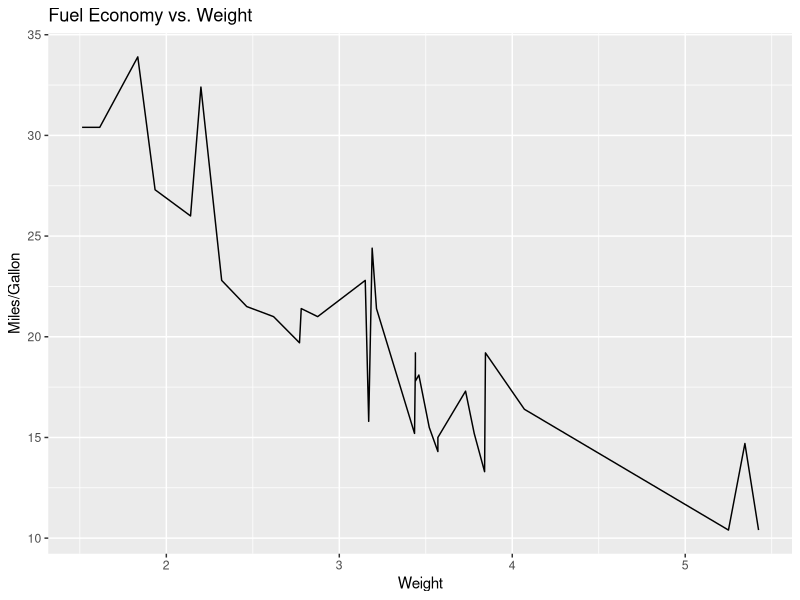
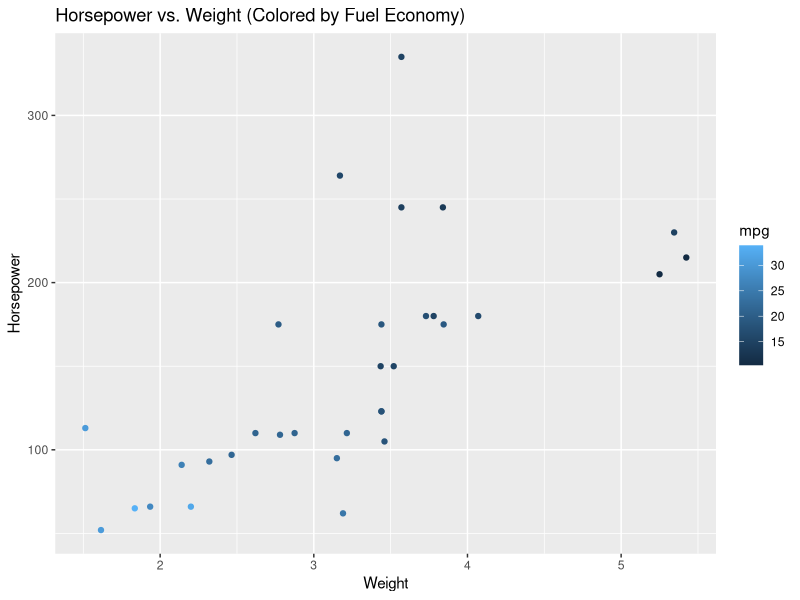

R code for these plots, in order:
## ---- chunk 1
library(knitr)
library(ggplot2)
opts_chunk$set(fig.align="center", fig.height=4, fig.width=5.5)
## ---- chunk 2
mtcars
## ---- chunk 3

library(ggplot2)


line_plot <- ggplot(mtcars, aes(x = wt, y = mpg)) +
  geom_line() +
  labs(x = "Weight", y = "Miles/Gallon", title = "Fuel Economy vs. Weight")
print(line_plot)
## ---- chunk 4

scatter_plot <- ggplot(mtcars, aes(x = wt, y = hp, color = mpg)) +
  geom_point() +
  labs(x = "Weight", y = "Horsepower", title = "Horsepower vs. Weight (Colored by Fuel Economy)")

print(scatter_plot)
